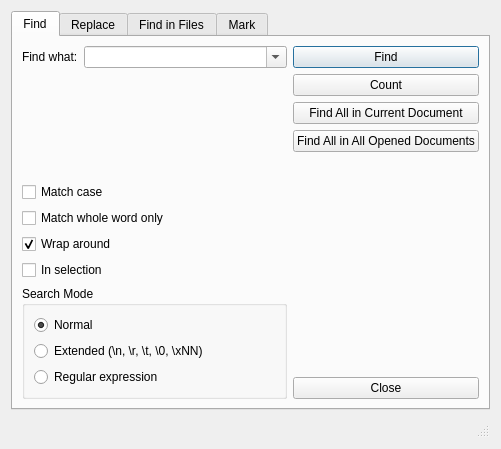
<?xml version="1.0" encoding="UTF-8"?>
<ui version="4.0">
 <class>FindReplaceDialog</class>
 <widget class="QDialog" name="FindReplaceDialog">
  <property name="geometry">
   <rect>
    <x>0</x>
    <y>0</y>
    <width>501</width>
    <height>434</height>
   </rect>
  </property>
  <property name="windowTitle">
   <string>Find / Replace</string>
  </property>
  <layout class="QVBoxLayout" name="verticalLayout">
   <item>
    <widget class="QTabWidget" name="tabWidget">
     <property name="currentIndex">
      <number>0</number>
     </property>
     <widget class="QWidget" name="findTab">
      <attribute name="title">
       <string>Find</string>
      </attribute>
      <layout class="QHBoxLayout" name="findTabLayout">
       <item>
        <layout class="QVBoxLayout" name="findLeftLayout">
         <item>
          <layout class="QFormLayout" name="findFormLayout">
           <item row="0" column="0">
            <widget class="QLabel" name="findWhatLabelFind">
             <property name="text">
              <string>Find what:</string>
             </property>
            </widget>
           </item>
           <item row="0" column="1">
            <widget class="QComboBox" name="findWhatComboFind">
             <property name="sizePolicy">
              <sizepolicy hsizetype="Expanding" vsizetype="Fixed">
               <horstretch>0</horstretch>
               <verstretch>0</verstretch>
              </sizepolicy>
             </property>
             <property name="editable">
              <bool>true</bool>
             </property>
            </widget>
           </item>
          </layout>
         </item>
         <item>
          <spacer name="verticalSpacerFind">
           <property name="orientation">
            <enum>Qt::Orientation::Vertical</enum>
           </property>
           <property name="sizeHint" stdset="0">
            <size>
             <width>20</width>
             <height>40</height>
            </size>
           </property>
          </spacer>
         </item>
         <item>
          <widget class="QCheckBox" name="matchCaseCheckFind">
           <property name="text">
            <string>Match case</string>
           </property>
          </widget>
         </item>
         <item>
          <widget class="QCheckBox" name="wholeWordCheckFind">
           <property name="text">
            <string>Match whole word only</string>
           </property>
          </widget>
         </item>
         <item>
          <widget class="QCheckBox" name="wrapAroundCheckFind">
           <property name="text">
            <string>Wrap around</string>
           </property>
           <property name="checked">
            <bool>true</bool>
           </property>
          </widget>
         </item>
         <item>
          <widget class="QCheckBox" name="inSelectionCheckFind">
           <property name="text">
            <string>In selection</string>
           </property>
          </widget>
         </item>
         <item>
          <widget class="QGroupBox" name="groupBox">
           <property name="title">
            <string>Search Mode</string>
           </property>
           <layout class="QVBoxLayout" name="verticalLayout_2">
            <item>
             <widget class="QRadioButton" name="modeNormalRadioFind">
              <property name="text">
               <string>Normal</string>
              </property>
              <property name="checked">
               <bool>true</bool>
              </property>
             </widget>
            </item>
            <item>
             <widget class="QRadioButton" name="modeExtendedRadioFind">
              <property name="text">
               <string>Extended (\n, \r, \t, \0, \xNN)</string>
              </property>
             </widget>
            </item>
            <item>
             <widget class="QRadioButton" name="modeRegexRadioFind">
              <property name="text">
               <string>Regular expression</string>
              </property>
             </widget>
            </item>
           </layout>
          </widget>
         </item>
        </layout>
       </item>
       <item>
        <layout class="QVBoxLayout" name="findButtonsLayout">
         <item>
          <widget class="QPushButton" name="findNextBtnFind">
            <property name="text">
             <string>Find</string>
            </property>
           </widget>
         </item>
         <item>
          <widget class="QPushButton" name="findPrevBtnFind">
            <property name="text">
             <string>Count</string>
            </property>
           </widget>
         </item>
         <item>
          <widget class="QPushButton" name="findAllInCurrentBtn">
           <property name="text">
            <string>Find All in Current Document</string>
           </property>
          </widget>
         </item>
         <item>
          <widget class="QPushButton" name="findAllInDocsBtn">
           <property name="text">
            <string>Find All in All Opened Documents</string>
           </property>
          </widget>
         </item>
         <item>
          <spacer name="verticalSpacerFindButtons">
           <property name="orientation">
            <enum>Qt::Orientation::Vertical</enum>
           </property>
           <property name="sizeHint" stdset="0">
            <size>
             <width>20</width>
             <height>40</height>
            </size>
           </property>
          </spacer>
         </item>
         <item>
          <widget class="QPushButton" name="closeBtnFind">
           <property name="text">
            <string>Close</string>
           </property>
          </widget>
         </item>
        </layout>
       </item>
      </layout>
     </widget>
     <widget class="QWidget" name="replaceTab">
      <attribute name="title">
       <string>Replace</string>
      </attribute>
      <layout class="QHBoxLayout" name="replaceTabLayout">
       <item>
        <layout class="QVBoxLayout" name="replaceLeftLayout">
         <item>
          <layout class="QFormLayout" name="replaceFormLayout">
           <item row="0" column="0">
            <widget class="QLabel" name="findWhatLabelReplace">
             <property name="text">
              <string>Find what:</string>
             </property>
            </widget>
           </item>
           <item row="0" column="1">
            <widget class="QComboBox" name="findWhatComboReplace">
             <property name="sizePolicy">
              <sizepolicy hsizetype="Expanding" vsizetype="Fixed">
               <horstretch>0</horstretch>
               <verstretch>0</verstretch>
              </sizepolicy>
             </property>
             <property name="editable">
              <bool>true</bool>
             </property>
            </widget>
           </item>
           <item row="1" column="0">
            <widget class="QLabel" name="replaceWithLabelReplace">
             <property name="text">
              <string>Replace with:</string>
             </property>
            </widget>
           </item>
           <item row="1" column="1">
            <widget class="QComboBox" name="replaceWithComboReplace">
             <property name="sizePolicy">
              <sizepolicy hsizetype="Expanding" vsizetype="Fixed">
               <horstretch>0</horstretch>
               <verstretch>0</verstretch>
              </sizepolicy>
             </property>
             <property name="editable">
              <bool>true</bool>
             </property>
            </widget>
           </item>
          </layout>
         </item>
         <item>
          <spacer name="verticalSpacer">
           <property name="orientation">
            <enum>Qt::Orientation::Vertical</enum>
           </property>
           <property name="sizeHint" stdset="0">
            <size>
             <width>20</width>
             <height>40</height>
            </size>
           </property>
          </spacer>
         </item>
         <item>
          <widget class="QCheckBox" name="matchCaseCheckReplace">
           <property name="text">
            <string>Match case</string>
           </property>
          </widget>
         </item>
         <item>
          <widget class="QCheckBox" name="wholeWordCheckReplace">
           <property name="text">
            <string>Match whole word only</string>
           </property>
          </widget>
         </item>
         <item>
          <widget class="QCheckBox" name="wrapAroundCheckReplace">
           <property name="text">
            <string>Wrap around</string>
           </property>
           <property name="checked">
            <bool>true</bool>
           </property>
          </widget>
         </item>
         <item>
          <widget class="QCheckBox" name="inSelectionCheckReplace">
           <property name="text">
            <string>In selection</string>
           </property>
          </widget>
         </item>
         <item>
          <widget class="QGroupBox" name="groupBox_2">
           <property name="title">
            <string>Search Mode</string>
           </property>
           <layout class="QVBoxLayout" name="verticalLayout_3">
            <item>
             <widget class="QRadioButton" name="modeNormalRadioReplace">
              <property name="text">
               <string>Normal</string>
              </property>
              <property name="checked">
               <bool>true</bool>
              </property>
             </widget>
            </item>
            <item>
             <widget class="QRadioButton" name="modeExtendedRadioReplace">
              <property name="text">
               <string>Extended (\n, \r, \t, \0, \xNN)</string>
              </property>
             </widget>
            </item>
            <item>
             <widget class="QRadioButton" name="modeRegexRadioReplace">
              <property name="text">
               <string>Regular expression</string>
              </property>
             </widget>
            </item>
           </layout>
          </widget>
         </item>
        </layout>
       </item>
       <item>
        <layout class="QVBoxLayout" name="replaceButtonsLayout">
         <item>
          <widget class="QPushButton" name="findNextBtnReplace">
           <property name="text">
            <string>Find</string>
           </property>
          </widget>
         </item>
         <item>
          <widget class="QPushButton" name="replaceBtn">
           <property name="text">
            <string>Replace</string>
           </property>
          </widget>
         </item>
         <item>
          <widget class="QPushButton" name="replaceAllBtn">
           <property name="text">
            <string>Replace All</string>
           </property>
          </widget>
         </item>
         <item>
          <widget class="QPushButton" name="replaceAllInDocsBtn">
           <property name="text">
            <string>Replace All in All Opened Documents</string>
           </property>
          </widget>
         </item>
         <item>
          <spacer name="verticalSpacerReplaceButtons">
           <property name="orientation">
            <enum>Qt::Orientation::Vertical</enum>
           </property>
           <property name="sizeHint" stdset="0">
            <size>
             <width>20</width>
             <height>40</height>
            </size>
           </property>
          </spacer>
         </item>
         <item>
          <widget class="QPushButton" name="closeBtnReplace">
           <property name="text">
            <string>Close</string>
           </property>
          </widget>
         </item>
        </layout>
       </item>
      </layout>
     </widget>
     <widget class="QWidget" name="findInFilesTab">
      <attribute name="title">
       <string>Find in Files</string>
      </attribute>
      <layout class="QHBoxLayout" name="findInFilesTabLayout">
       <item>
        <layout class="QVBoxLayout" name="fifLeftLayout">
         <item>
          <layout class="QFormLayout" name="fifFormLayout">
           <item row="0" column="0">
            <widget class="QLabel" name="findWhatLabelFif">
             <property name="text">
              <string>Find what:</string>
             </property>
            </widget>
           </item>
           <item row="0" column="1">
            <widget class="QComboBox" name="findWhatComboFif">
             <property name="sizePolicy">
              <sizepolicy hsizetype="Expanding" vsizetype="Fixed">
               <horstretch>0</horstretch>
               <verstretch>0</verstretch>
              </sizepolicy>
             </property>
             <property name="editable">
              <bool>true</bool>
             </property>
            </widget>
           </item>
           <item row="1" column="0">
            <widget class="QLabel" name="filtersLabelFif">
             <property name="text">
              <string>Filters:</string>
             </property>
            </widget>
           </item>
           <item row="1" column="1">
            <widget class="QComboBox" name="filtersComboFif">
             <property name="sizePolicy">
              <sizepolicy hsizetype="Expanding" vsizetype="Fixed">
               <horstretch>0</horstretch>
               <verstretch>0</verstretch>
              </sizepolicy>
             </property>
             <property name="toolTip">
              <string>Whitespace-separated patterns. Examples:
*.cpp *.h       include files
*.* !*.exe      all except .exe
*.* !\tests     exclude top-level &quot;tests&quot; folder
*.* !+\log*     exclude &quot;log*&quot; folders recursively</string>
             </property>
             <property name="editable">
              <bool>true</bool>
             </property>
            </widget>
           </item>
           <item row="2" column="0">
            <widget class="QLabel" name="directoryLabelFif">
             <property name="text">
              <string>Directory:</string>
             </property>
            </widget>
           </item>
           <item row="2" column="1">
            <layout class="QHBoxLayout" name="dirRowLayout">
             <item>
              <widget class="QComboBox" name="directoryComboFif">
               <property name="sizePolicy">
                <sizepolicy hsizetype="Expanding" vsizetype="Fixed">
                 <horstretch>0</horstretch>
                 <verstretch>0</verstretch>
                </sizepolicy>
               </property>
               <property name="editable">
                <bool>true</bool>
               </property>
              </widget>
             </item>
             <item>
              <widget class="QToolButton" name="browseDirBtnFif">
               <property name="toolTip">
                <string>Browse for folder...</string>
               </property>
               <property name="text">
                <string notr="true">...</string>
               </property>
              </widget>
             </item>
             <item>
              <widget class="QToolButton" name="currentDocDirBtnFif">
               <property name="toolTip">
                <string>Use current document's directory</string>
               </property>
               <property name="text">
                <string notr="true">&lt;&lt;</string>
               </property>
              </widget>
             </item>
            </layout>
           </item>
          </layout>
         </item>
         <item>
          <widget class="QCheckBox" name="recursiveCheckFif">
           <property name="text">
            <string>In all sub-folders</string>
           </property>
           <property name="checked">
            <bool>true</bool>
           </property>
          </widget>
         </item>
         <item>
          <widget class="QCheckBox" name="hiddenCheckFif">
           <property name="text">
            <string>In hidden folders</string>
           </property>
          </widget>
         </item>
         <item>
          <widget class="QCheckBox" name="matchCaseCheckFif">
           <property name="text">
            <string>Match case</string>
           </property>
          </widget>
         </item>
         <item>
          <widget class="QCheckBox" name="wholeWordCheckFif">
           <property name="text">
            <string>Match whole word only</string>
           </property>
          </widget>
         </item>
         <item>
          <widget class="QGroupBox" name="groupBoxFif">
           <property name="title">
            <string>Search Mode</string>
           </property>
           <layout class="QVBoxLayout" name="verticalLayoutFif">
            <item>
             <widget class="QRadioButton" name="modeNormalRadioFif">
              <property name="text">
               <string>Normal</string>
              </property>
              <property name="checked">
               <bool>true</bool>
              </property>
             </widget>
            </item>
            <item>
             <widget class="QRadioButton" name="modeExtendedRadioFif">
              <property name="text">
               <string>Extended (\n, \r, \t, \0, \xNN)</string>
              </property>
             </widget>
            </item>
            <item>
             <widget class="QRadioButton" name="modeRegexRadioFif">
              <property name="text">
               <string>Regular expression</string>
              </property>
             </widget>
            </item>
           </layout>
          </widget>
         </item>
        </layout>
       </item>
       <item>
        <layout class="QVBoxLayout" name="fifButtonsLayout">
         <item>
          <widget class="QPushButton" name="findAllBtnFif">
           <property name="text">
            <string>Find All</string>
           </property>
           <property name="default">
            <bool>true</bool>
           </property>
          </widget>
         </item>
         <item>
          <spacer name="verticalSpacerFifButtons">
           <property name="orientation">
            <enum>Qt::Orientation::Vertical</enum>
           </property>
           <property name="sizeHint" stdset="0">
            <size>
             <width>20</width>
             <height>40</height>
            </size>
           </property>
          </spacer>
         </item>
         <item>
          <widget class="QPushButton" name="closeBtnFif">
           <property name="text">
            <string>Close</string>
           </property>
          </widget>
         </item>
        </layout>
       </item>
      </layout>
     </widget>
      <widget class="QWidget" name="markTab">
       <attribute name="title">
        <string>Mark</string>
       </attribute>
       <layout class="QHBoxLayout" name="markTabLayout">
        <item>
         <layout class="QVBoxLayout" name="markLeftLayout">
          <item>
           <layout class="QFormLayout" name="markFormLayout">
            <item row="0" column="0">
             <widget class="QLabel" name="findWhatLabelMark">
              <property name="text">
               <string>Find what:</string>
              </property>
             </widget>
            </item>
            <item row="0" column="1">
             <widget class="QComboBox" name="findWhatComboMark">
              <property name="sizePolicy">
               <sizepolicy hsizetype="Expanding" vsizetype="Fixed">
                <horstretch>0</horstretch>
                <verstretch>0</verstretch>
               </sizepolicy>
              </property>
              <property name="editable">
               <bool>true</bool>
              </property>
             </widget>
            </item>
            <item row="1" column="0">
             <widget class="QLabel" name="markStyleLabelMark">
              <property name="text">
               <string>Mark style:</string>
              </property>
             </widget>
            </item>
            <item row="1" column="1">
             <widget class="QComboBox" name="markStyleComboMark">
              <property name="sizePolicy">
               <sizepolicy hsizetype="Expanding" vsizetype="Fixed">
                <horstretch>0</horstretch>
                <verstretch>0</verstretch>
               </sizepolicy>
              </property>
             </widget>
            </item>
           </layout>
          </item>
          <item>
           <spacer name="verticalSpacerMark">
            <property name="orientation">
             <enum>Qt::Orientation::Vertical</enum>
            </property>
            <property name="sizeHint" stdset="0">
             <size>
              <width>20</width>
              <height>20</height>
             </size>
            </property>
           </spacer>
          </item>
          <item>
           <widget class="QCheckBox" name="bookmarkLineCheckMark">
            <property name="text">
             <string>Bookmark line</string>
            </property>
           </widget>
          </item>
          <item>
           <widget class="QCheckBox" name="purgeCheckMark">
            <property name="text">
             <string>Purge for each search</string>
            </property>
           </widget>
          </item>
          <item>
           <widget class="QCheckBox" name="backwardCheckMark">
            <property name="text">
             <string>Backward direction</string>
            </property>
           </widget>
          </item>
          <item>
           <widget class="QCheckBox" name="matchCaseCheckMark">
            <property name="text">
             <string>Match case</string>
            </property>
           </widget>
          </item>
          <item>
           <widget class="QCheckBox" name="wholeWordCheckMark">
            <property name="text">
             <string>Match whole word only</string>
            </property>
           </widget>
          </item>
          <item>
           <widget class="QCheckBox" name="wrapAroundCheckMark">
            <property name="text">
             <string>Wrap around</string>
            </property>
            <property name="checked">
             <bool>true</bool>
            </property>
           </widget>
          </item>
          <item>
           <widget class="QCheckBox" name="inSelectionCheckMark">
            <property name="text">
             <string>In selection</string>
            </property>
           </widget>
          </item>
          <item>
           <widget class="QGroupBox" name="groupBoxMark">
            <property name="title">
             <string>Search Mode</string>
            </property>
            <layout class="QVBoxLayout" name="verticalLayoutMark">
             <item>
              <widget class="QRadioButton" name="modeNormalRadioMark">
               <property name="text">
                <string>Normal</string>
               </property>
               <property name="checked">
                <bool>true</bool>
               </property>
              </widget>
             </item>
             <item>
              <widget class="QRadioButton" name="modeExtendedRadioMark">
               <property name="text">
                <string>Extended (\n, \r, \t, \0, \xNN)</string>
               </property>
              </widget>
             </item>
             <item>
              <widget class="QRadioButton" name="modeRegexRadioMark">
               <property name="text">
                <string>Regular expression</string>
               </property>
              </widget>
             </item>
            </layout>
           </widget>
          </item>
         </layout>
        </item>
        <item>
         <layout class="QVBoxLayout" name="markButtonsLayout">
          <item>
           <widget class="QPushButton" name="markAllBtnMark">
            <property name="text">
             <string>Mark All</string>
            </property>
            <property name="default">
             <bool>true</bool>
            </property>
           </widget>
          </item>
          <item>
           <widget class="QPushButton" name="clearMarksBtnMark">
            <property name="text">
             <string>Clear</string>
            </property>
           </widget>
          </item>
          <item>
           <widget class="QPushButton" name="copyMarkedBtnMark">
            <property name="text">
             <string>Copy Marked Text</string>
            </property>
           </widget>
          </item>
          <item>
           <spacer name="verticalSpacerMarkButtons">
            <property name="orientation">
             <enum>Qt::Orientation::Vertical</enum>
            </property>
            <property name="sizeHint" stdset="0">
             <size>
              <width>20</width>
              <height>40</height>
             </size>
            </property>
           </spacer>
          </item>
          <item>
           <widget class="QPushButton" name="closeBtnMark">
            <property name="text">
             <string>Close</string>
            </property>
           </widget>
          </item>
         </layout>
        </item>
       </layout>
      </widget>
     </widget>
    </item>
    <item>
     <widget class="QStatusBar" name="statusBar"/>
    </item>
  </layout>
 </widget>
 <resources/>
 <connections/>
</ui>
